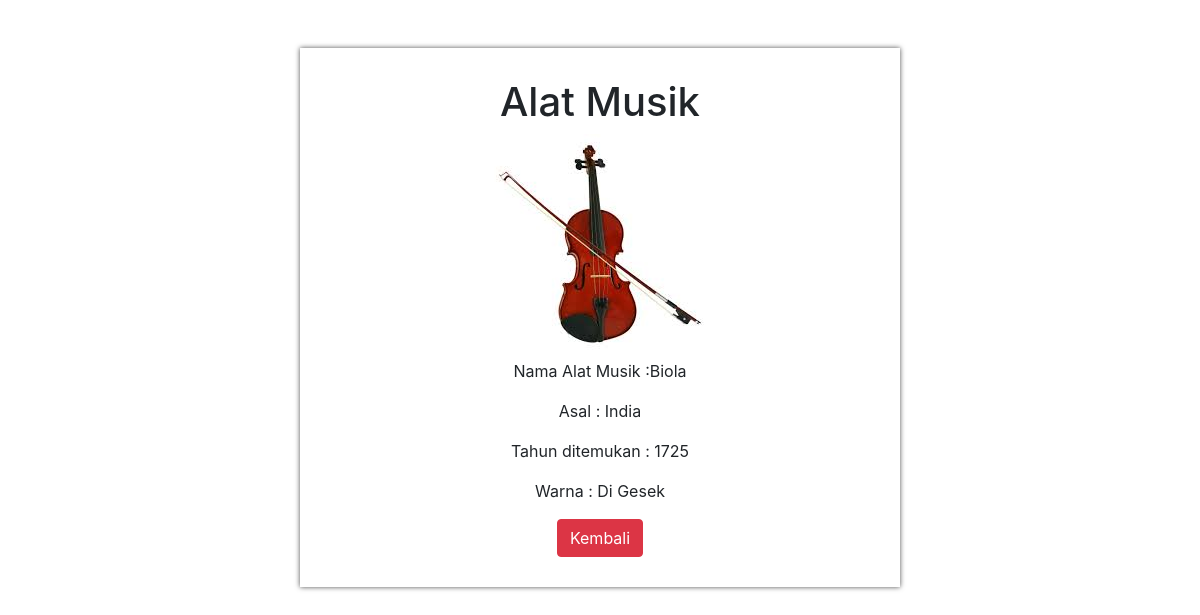
The app's page /php/detail.php?id=1 with its own data.
### tables this page shows
CREATE TABLE `musik` (
  `id` int(11) NOT NULL,
  `gambar` varchar(100) NOT NULL,
  `nama_alat_musik` varchar(25) NOT NULL,
  `asal` varchar(25) NOT NULL,
  `tahun_ditemukan` varchar(4) NOT NULL,
  `cara_dimainkan` varchar(10) NOT NULL
);

### php/functions.php (called while the page is built, shortened)
<?php
function koneksi()
{
    $conn = mysqli_connect("localhost", "root", "") or die("Koneksi ke DB gagal.");
    mysqli_select_db($conn, "tubes_193040069") or die("Database salah!");
    return $conn;
}
function query($sql)
{
    $conn = koneksi();
    $result = mysqli_query($conn, "$sql");
    $rows = [];
    while ($row = mysqli_fetch_assoc($result)) {
        $rows[] = $row;
    }
    return $rows;
}

### php/detail.php (the view, shortened to what this page needs)
<?php
require 'functions.php';
$id = $_GET['id'];
$musik = query("SELECT * FROM musik WHERE id = $id")[0];
?>
<!DOCTYPE html>
<html lang="en">
<head>
    <link rel="stylesheet" href="https://stackpath.bootstrapcdn.com/bootstrap/4.4.1/css/bootstrap.min.css">
</head>
<body style="background-image: url(https://images.unsplash.com/photo-1526857508893-05ed3f2c4755?ixlib=rb-1.2.1&ixid=eyJhcHBfaWQiOjEyMDd9&auto=format&fit=crop&w=1500&q=80)">
    <center>
        <div class="container w-50 mt-5" style="background-color: white; padding:30px; box-shadow: 0px 0px 5px rgba(0,0,0, 0.7);">
            <h1>Alat Musik</h1>
            <div class="gambar">
                <img src="../assets/img/<?= $musik["gambar"]; ?>" alt="">
            </div>
            <div class="keterangan">
                <p>Nama Alat Musik :<?= $musik["nama_alat_musik"]; ?></p>
                <p>Asal : <?= $musik["asal"]; ?></p>
                <p>Tahun ditemukan : <?= $musik["tahun_ditemukan"]; ?></p>
                <p>Warna : <?= $musik["cara_dimainkan"]; ?></p>
            </div>
            <a href="../index.php" class="btn btn-danger">Kembali</a>
        </div>
    </center>
</body>
</html>

### records on screen
musik: gambar (picture), nama_alat_musik "Biola", asal "India", tahun_ditemukan "1725", cara_dimainkan "Di Gesek"
